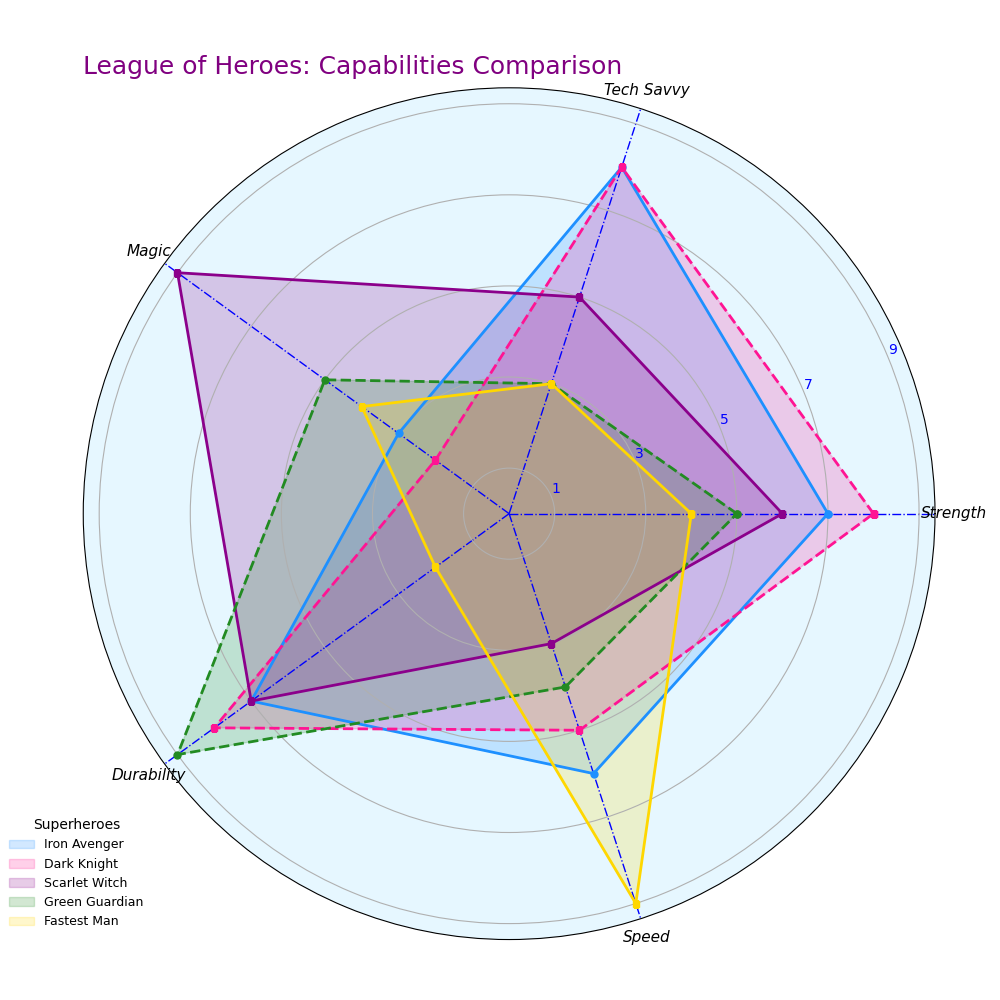

The script that drew this image:
import matplotlib.pyplot as plt
import numpy as np

superheroes = ["Iron Avenger", "Dark Knight", "Scarlet Witch", "Green Guardian", "Fastest Man"]
categories = ["Strength", "Tech Savvy", "Magic", "Durability", "Speed"]

capabilities = np.array([
    [7, 8, 3, 7, 6],
    [8, 8, 2, 8, 5],
    [6, 5, 9, 7, 3],
    [5, 3, 5, 9, 4],
    [4, 3, 4, 2, 9]
])

num_vars = len(categories)
angles = np.linspace(0, 2 * np.pi, num_vars, endpoint=False).tolist()
angles += angles[:1]

fig, ax = plt.subplots(figsize=(10, 10), subplot_kw=dict(polar=True))
new_colors = ["#1E90FF", "#FF1493", "#8B008B", "#228B22", "#FFD700"]  # New colors applied

for idx, (data, color) in enumerate(zip(capabilities, new_colors)):
    data = np.concatenate((data, [data[0]]))
    line_style = '-' if idx % 2 == 0 else '--'
    marker_style = 'o' if idx % 3 == 0 else 's'
    ax.plot(angles, data, linestyle=line_style, color=color, marker=marker_style, markersize=5, linewidth=2)
    ax.fill(angles, data, color=color, alpha=0.2, label=superheroes[idx])

ax.set_xticks(angles[:-1])
ax.set_xticklabels(categories, fontsize=11, style='italic')

ax.set_yticks(range(1, 11, 2))
ax.set_yticklabels([str(i) for i in range(1, 11, 2)], color='blue')

ax.xaxis.grid(True, color='blue', linestyle='-.', linewidth=1)

ax.set_title("League of Heroes: Capabilities Comparison", fontsize=18, color='purple', loc='left')
ax.legend(loc='lower left', bbox_to_anchor=(-0.1, 0), title="Superheroes", fontsize=9, frameon=False)

ax.set_facecolor('#e6f7ff')

plt.tight_layout()
plt.show()
